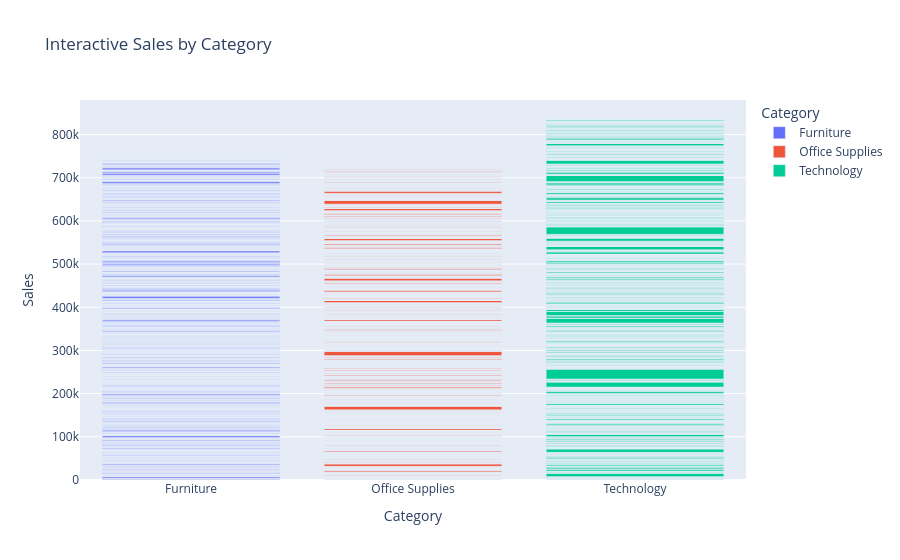

Notebook code cell kept with this figure:
### Code cell
fig = px.bar(
    df,
    x="Category",
    y="Sales",
    color="Category",
    title="Interactive Sales by Category"
)

fig.show()

### Figure 1 — Plotly figure (JSON) as saved in the notebook; plotly's stock layout.template omitted (floating-point values rounded to 4 significant figures; data arrays with more than 128 entries replaced by an {"elided": "..."} marker saying what was removed)
{"data": [{"hovertemplate": "Category=%{x}<br>Sales=%{y}<extra></extra>", "legendgroup": "Furniture", "marker": {"color": "#636efa", "pattern": {"shape": ""}}, "name": "Furniture", "orientation": "v", "showlegend": true, "textposition": "auto", "type": "bar", "x": {"elided": "2121 str values"}, "xaxis": "x", "y": {"elided": "2121 float values"}, "yaxis": "y"}, {"hovertemplate": "Category=%{x}<br>Sales=%{y}<extra></extra>", "legendgroup": "Office Supplies", "marker": {"color": "#EF553B", "pattern": {"shape": ""}}, "name": "Office Supplies", "orientation": "v", "showlegend": true, "textposition": "auto", "type": "bar", "x": {"elided": "6026 str values"}, "xaxis": "x", "y": {"elided": "6026 float values"}, "yaxis": "y"}, {"hovertemplate": "Category=%{x}<br>Sales=%{y}<extra></extra>", "legendgroup": "Technology", "marker": {"color": "#00cc96", "pattern": {"shape": ""}}, "name": "Technology", "orientation": "v", "showlegend": true, "textposition": "auto", "type": "bar", "x": {"elided": "1847 str values"}, "xaxis": "x", "y": {"elided": "1847 float values"}, "yaxis": "y"}], "layout": {"barmode": "relative", "legend": {"title": {"text": "Category"}, "tracegroupgap": 0}, "title": {"text": "Interactive Sales by Category"}, "xaxis": {"anchor": "y", "categoryarray": ["Furniture", "Office Supplies", "Technology"], "categoryorder": "array", "domain": [0, 1], "title": {"text": "Category"}}, "yaxis": {"anchor": "x", "domain": [0, 1], "title": {"text": "Sales"}}}}
